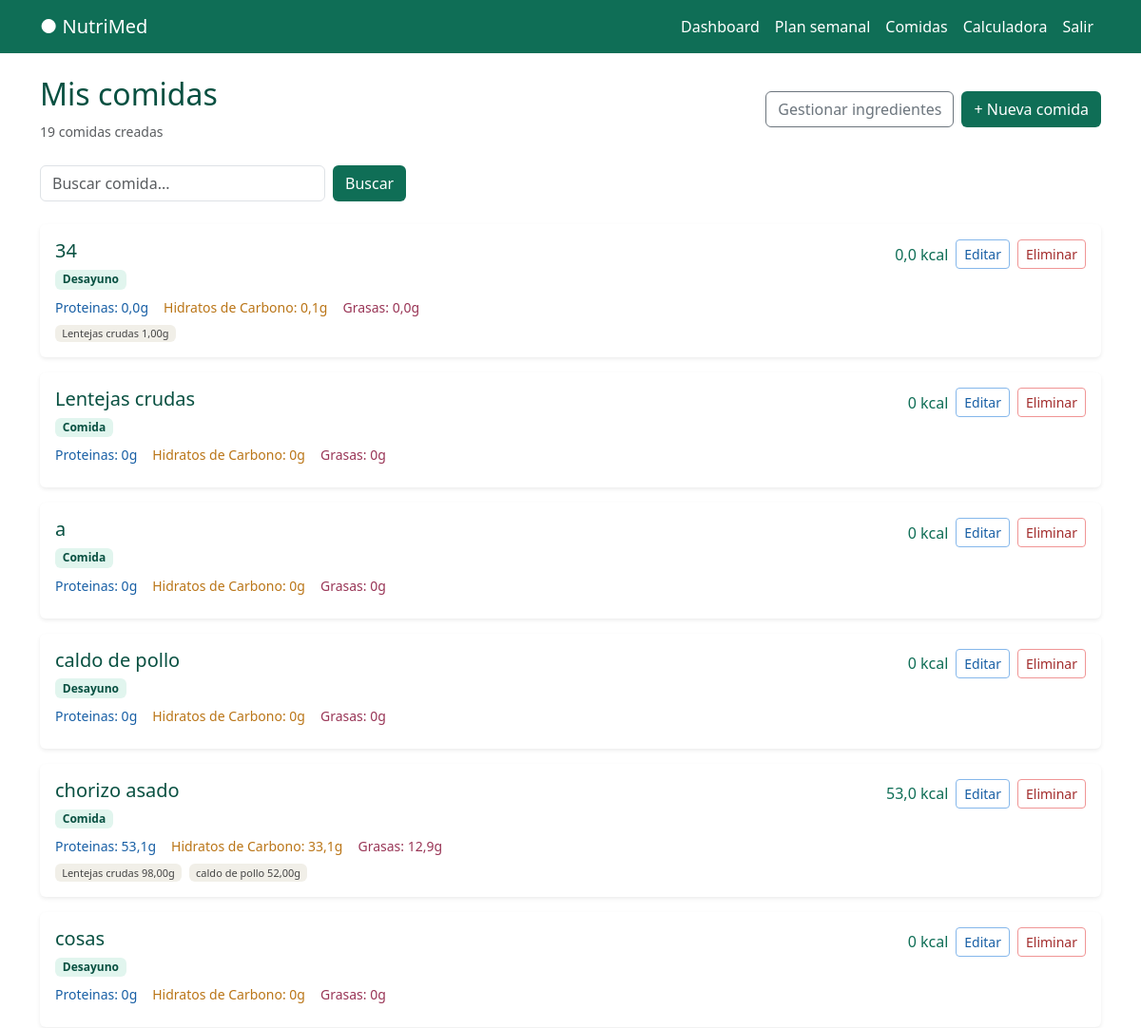
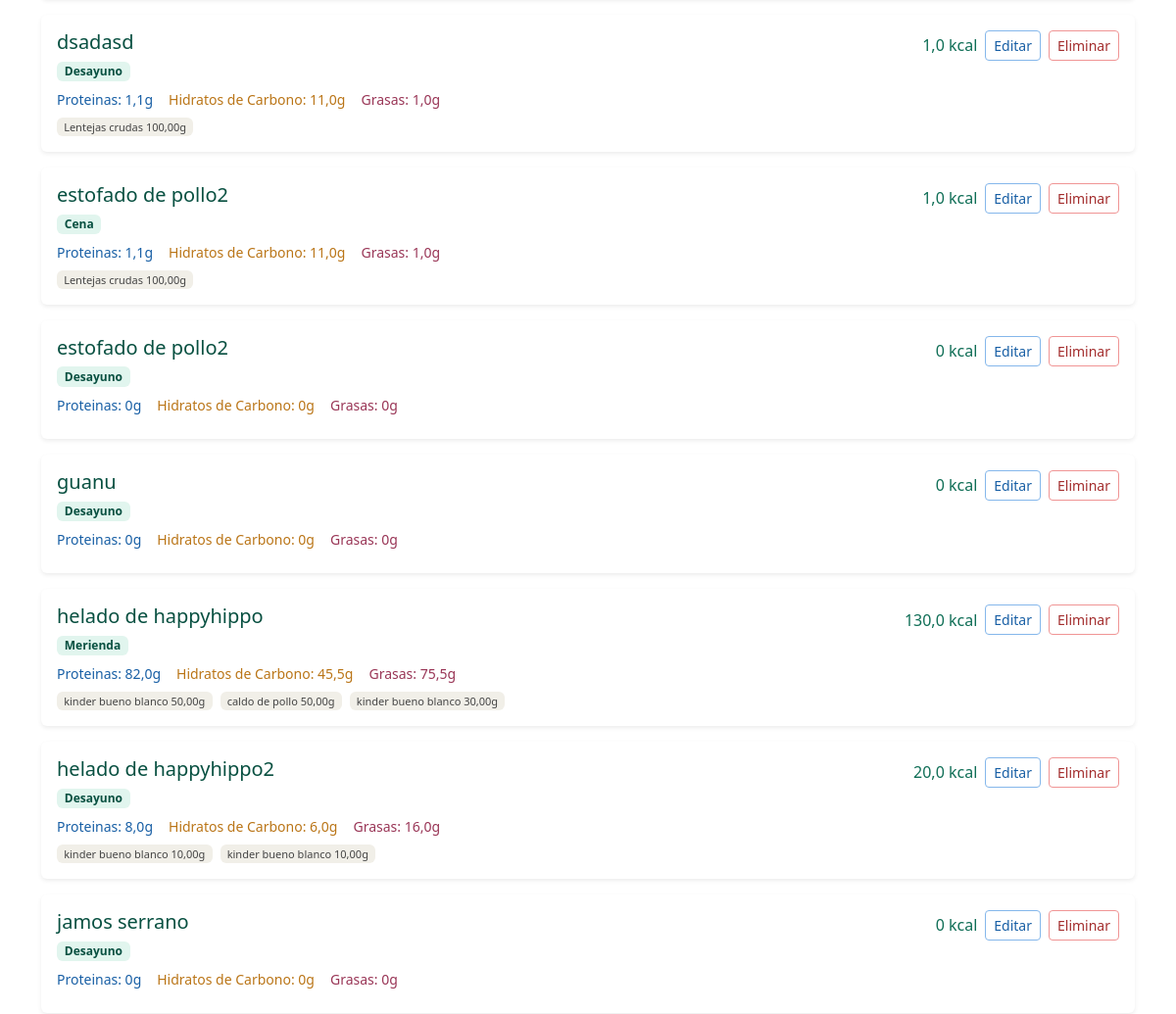
The app's page /alimentos/comidas/ (signed in, upper part), older data (2 pictures, top to bottom).
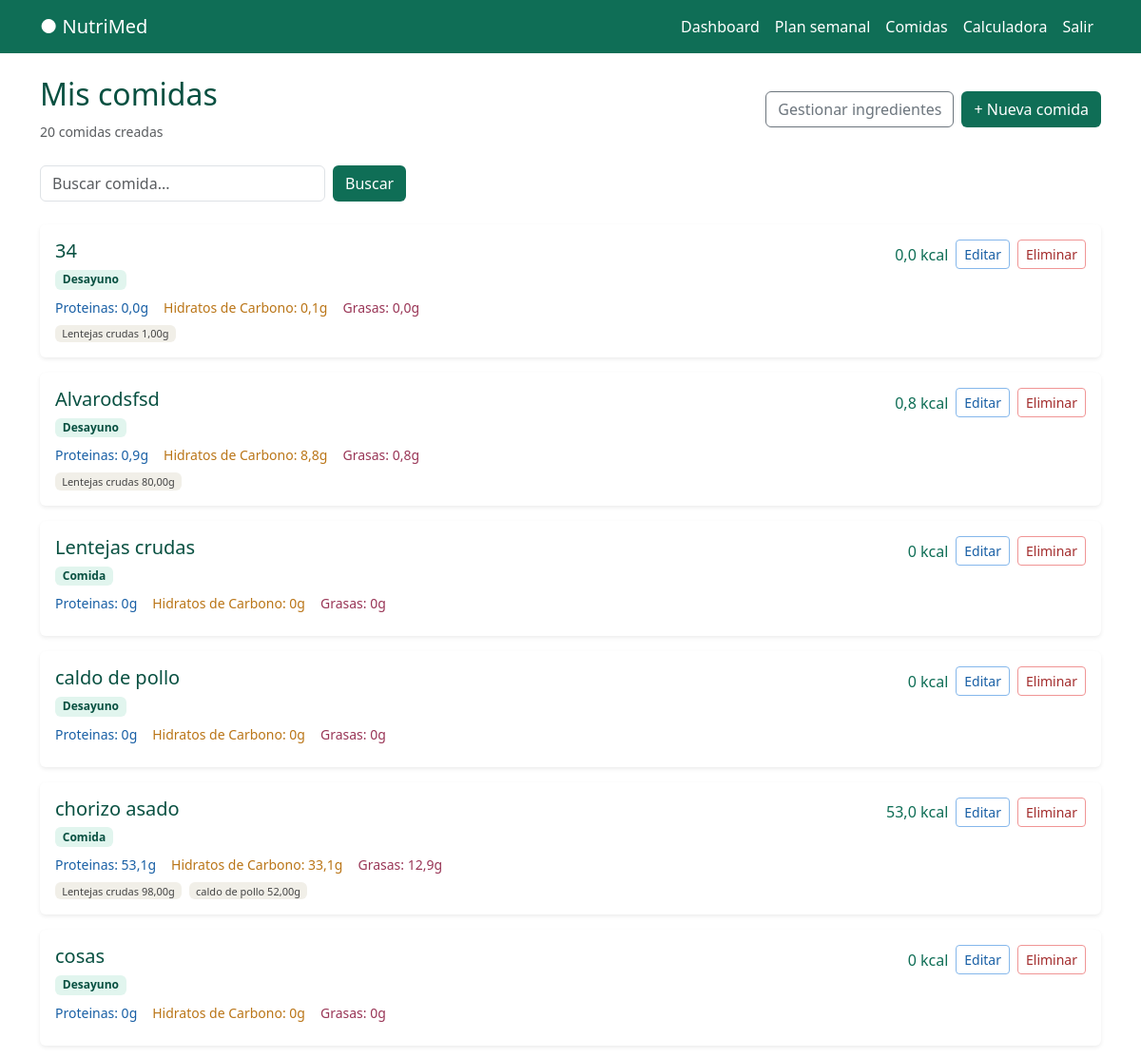
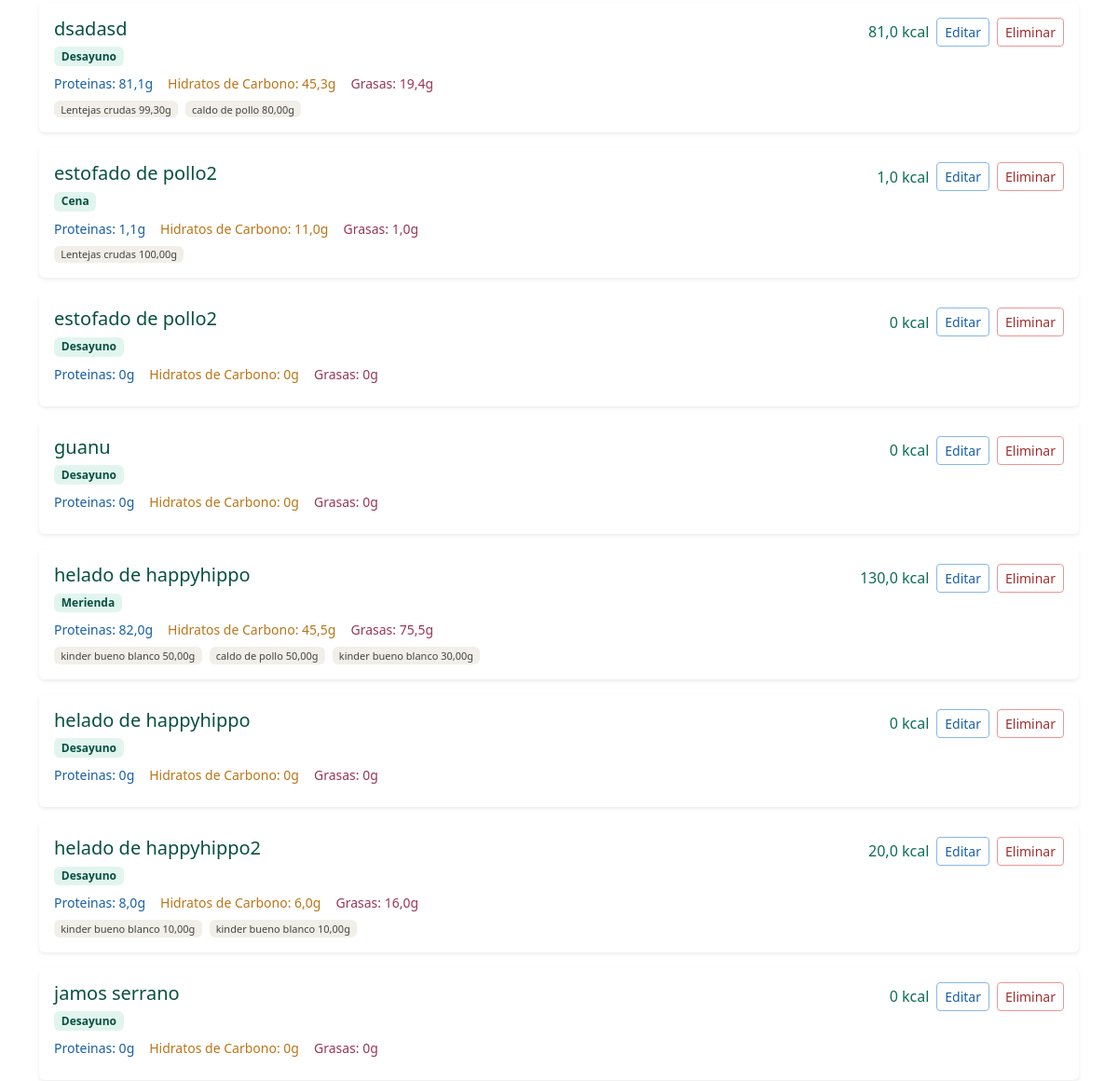
The same page, newer data (2 pictures, top to bottom).
### alimentos/models.py (models this page shows, shortened)
class Comida(models.Model):
    TURNOS = [
            ('desayuno', 'Desayuno'),
            ('almuerzo', 'Almuerzo'),
            ('comida', 'Comida'),
            ('merienda', 'Merienda'),
            ('cena', 'Cena'),
        ]
    usuario = models.ForeignKey(User, on_delete=models.CASCADE)
    nombre = models.CharField(max_length=200)
    turno = models.CharField(max_length=20, choices=TURNOS)
    ingredientes = models.ManyToManyField(Alimentos, through="ComidaIngrediente")
    creado = models.DateTimeField(auto_now_add=True)
    class Meta:
        ordering = ['nombre']
    def calcular_macros(self):
        totales = {'calorias': 0, 'proteinas': 0, 'hidratos': 0, 'grasas': 0, 'azucares':0}
        for ci in self.comidaingrediente_set.all():
            factor = float(ci.cantidad) / 100
            totales['calorias'] += float(ci.alimento.calorias) * factor
            totales['proteinas'] += float(ci.alimento.proteinas) * factor
            totales['hidratos'] += float(ci.alimento.hidratos) * factor
            totales['grasas'] += float(ci.alimento.grasas) * factor
            totales['azucares'] += float(ci.alimento.azucares) * factor
        return {k: round(v,1) for k, v in totales.items()}

class ComidaIngrediente(models.Model):
    comida = models.ForeignKey(Comida, on_delete=models.CASCADE)
    alimento = models.ForeignKey(Alimentos, on_delete=models.CASCADE)
    cantidad = models.DecimalField(max_digits=6, decimal_places=2, help_text='Cantidad')

class Alimentos(models.Model):
    GRUPOS = [
       ('verdura', 'Verdura'),
        ('fruta', 'Fruta'),
        ('cereal', 'Cereal'),
        ('legumbre', 'Legumbre'),
        ('proteina', 'Proteína'),
        ('lacteo', 'Lácteo'),
        ('grasa', 'Grasa'),
        ('otro', 'Otro'),
    ]
    PERFIL = [
         ('apto', 'Apto'),
        ('moderado', 'Moderado'),
        ('evitar', 'Evitar'),
    ]
    usuario = models.ForeignKey(User, on_delete=models.CASCADE)
    nombre = models.CharField(max_length=200)
    grupo = models.CharField(max_length=50, choices=GRUPOS)
    calorias = models.DecimalField(max_digits=6, decimal_places=2)
    proteinas = models.DecimalField(max_digits=5, decimal_places=2)
    hidratos = models.DecimalField(max_digits=5, decimal_places=2)
    grasas = models.DecimalField(max_digits=5, decimal_places=2)
    fibra = models.DecimalField(max_digits=5, decimal_places=2, default=0)
    sodio = models.DecimalField(max_digits=6, decimal_places=2, default=0)
    azucares = models.DecimalField(max_digits=5, decimal_places=2, default=0)
    perfil_medico = models.CharField(max_length=20, choices=PERFIL, default='apto')
    notas = models.TextField(blank=True)
    creado = models.DateTimeField(auto_now_add=True)
    class Meta:
        ordering = ['nombre']

### alimentos/views.py (the view)
# urls.py: path('comidas/', views.lista_comidas, name='lista_comidas'),
@login_required
def lista_comidas(request):
    repo = ComidaRepository(request.user)
    comidas = repo.get_all()
    query = request.GET.get('q','').strip()
    if query:
        comidas = repo.get_by_name(query)
    else:
        comidas = repo.get_all()
    comidas_con_macros = []
    for comida in comidas:
        macros = repo.calcular_macros(comida.id)
        comidas_con_macros.append({'comida': comida, 'macros': macros})
    return render(request, 'alimentos/comidas_lista.html', {
        'comidas': comidas_con_macros,
        'total': repo.contar(),
        'query': query
    })

### alimentos/repositories.py (called while the page is built)
    def get_all(self):
        return Comida.objects.filter(usuario=self.usuario)

    def get_by_id(self, id):
        return Comida.objects.get(id=id, usuario=self.usuario)

    def calcular_macros(self, id):
        comida = self.get_by_id(id)
        return comida.calcular_macros()

    def contar(self):
        return Comida.objects.filter(usuario=self.usuario).count()

### templates/alimentos/comidas_lista.html (shortened to what this page needs)
{% extends 'base.html' %}
{% block content %}
<div class="container py-4">
  <div class="d-flex justify-content-between align-items-center mb-4">
    <div>
      <h2 style="color:#085041">Mis comidas</h2>
      <span class="text-muted small">{{ total }} comida{% if total != 1 %}s{% endif %} creada{% if total != 1 %}s{% endif %}</span>
    </div>
    <div class="d-flex gap-2">
      <a href="{% url 'lista_alimentos' %}" class="btn btn-outline-secondary">Gestionar ingredientes</a>
      <a href="{% url 'crear_comida' %}" class="btn text-white" style="background:#0F6E56">+ Nueva comida</a>
    </div>
  </div>
  <form method="GET" class="d-flex gap-2 mb-4">
    <input type="text" name="q" value="{{ query }}" class="form-control"
           placeholder="Buscar comida..." style="max-width:300px">
    <button type="submit" class="btn text-white" style="background:#0F6E56">Buscar</button>
  </form>
  {% for item in comidas %}
  <div class="card border-0 shadow-sm mb-3">
    <div class="card-body">
      <div class="d-flex justify-content-between align-items-start">
        <div>
          <h5 class="mb-1" style="color:#085041">{{ item.comida.nombre }}</h5>
          <span class="badge" style="background:#E1F5EE;color:#085041">{{ item.comida.get_turno_display }}</span>
        </div>
        <div class="d-flex gap-2 align-items-center">
          <span class="fw-500" style="color:#0F6E56;font-size:16px">{{ item.macros.calorias }} kcal</span>
          <a href="{% url 'editar_comida' item.comida.id %}" class="btn btn-sm" style="border:0.5px solid #85B7EB;color:#185FA5">Editar</a>
          <a href="{% url 'eliminar_comida' item.comida.id %}" class="btn btn-sm" style="border:0.5px solid #F09595;color:#A32D2D">Eliminar</a>
        </div>
      </div>
      <div class="d-flex gap-3 mt-2">
        <span class="small" style="color:#185FA5">Proteinas: {{ item.macros.proteinas}}g</span>
        <span class="small" style="color:#BA7517">Hidratos de Carbono: {{ item.macros.hidratos }}g</span>
        <span class="small" style="color:#993556">Grasas: {{ item.macros.grasas }}g</span>
      </div>
      <div class="d-flex flex-wrap gap-2 mt-2">
        {% for ci in item.comida.comidaingrediente_set.all %}
          <span class="badge" style="background:#F1EFE8;color:#444;font-weight:400;font-size:11px">
            {{ ci.alimento.nombre }} {{ ci.cantidad }}g
          </span>
        {% endfor %}
      </div>
    </div>
  </div>
  {% empty %}
  <div class="text-center text-muted py-5">
    No tienes comidas todavía. <a href="{% url 'crear_comida' %}" style="color:#0F6E56">Crea la primera</a>
  </div>
  {% endfor %}
</div>
{% endblock %}

Row changes from the older to the newer data that the page shows:
removed Comida: comida.nombre "a", comida.turno "Comida", macros.calorias "0", macros.proteinas "0", macros.hidratos "0", macros.grasas "0"
removed ComidaIngrediente: alimento.nombre "Lentejas crudas", cantidad "100,00", shown under Comida "dsadasd"
added Comida: comida.nombre "Alvarodsfsd", comida.turno "Desayuno", macros.calorias "0,8", macros.proteinas "0,9", macros.hidratos "8,8", macros.grasas "0,8"
added ComidaIngrediente: alimento.nombre "Lentejas crudas", cantidad "80,00", shown under "Alvarodsfsd"
computed for Comida "dsadasd": macros.calorias "1,0" → "81,0"; macros.proteinas "1,1" → "81,1"; macros.hidratos "11,0" → "45,3"; macros.grasas "1,0" → "19,4"
added ComidaIngrediente: alimento.nombre "Lentejas crudas", cantidad "99,30", shown under Comida "dsadasd"
added ComidaIngrediente: alimento.nombre "caldo de pollo", cantidad "80,00", shown under Comida "dsadasd"
added Comida: comida.nombre "helado de happyhippo", comida.turno "Desayuno", macros.calorias "0", macros.proteinas "0", macros.hidratos "0", macros.grasas "0"
Text that changed along with them:
{{ total }}: "19" → "20"
